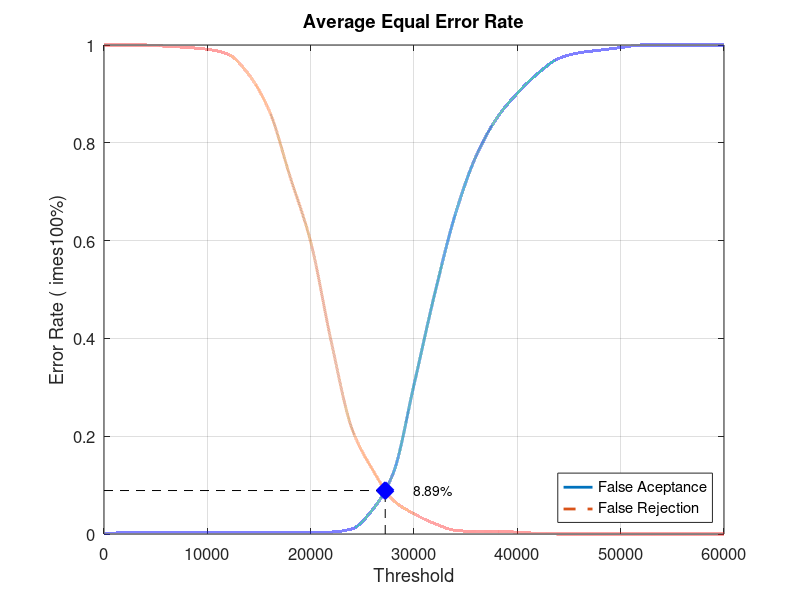
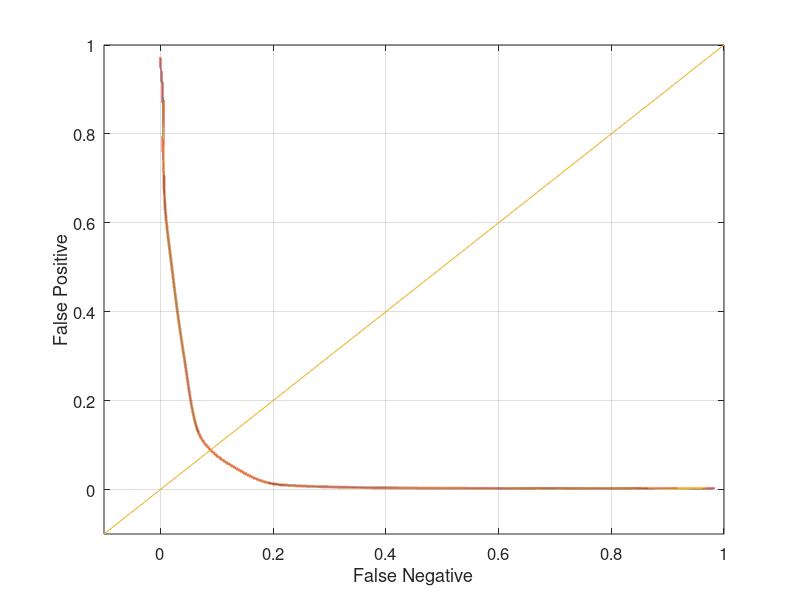

Recreate these plots in MATLAB, in order.
close all;
clear;
clc;
x = 0:2000:60000;
xq = 0:0.5:60000;

y0 = [0 0.00263158 0.00263158 0.00263158 0.00263158 0.00263158 0.00263158 0.00263158 0.00263158 0.00263158 0.00263158 0.00394737 0.0105263 0.05 0.125 0.305263 0.490789 0.653947 0.772368 0.85 0.901316 0.942105 0.972368 0.984211 0.989474 0.994737 1 1 1 1 1]
yy0 = interp1(x, y0, xq, 'pchip');
y1 = [1 1 1 0.9975 0.995 0.99125 0.98125 0.94 0.865 0.73125 0.5975 0.3925 0.215 0.13125 0.06875 0.04125 0.02125 0.0075 0.005 0.005 0.00375 0.00125 0 0 0 0 0 0 0 0 0]
yy1 = interp1(x, y1, xq, 'pchip');

% Calculating EER: 
y2 = abs(y0 - y1);
find(y2 == min(y2))
yy2 = abs(yy0 - yy1);
xEER = find(yy2 == min(yy2));
xEERIndex = xq(xEER) % X-axis EER
yEER = yy0(xEER) % Y-axis EER

main = figure
plot(xq, yy0,'-','LineWidth', 2);	hold on
plot(xq, yy1,'--','LineWidth', 2);	hold on
plot([xEERIndex xEERIndex], [0 yEER], 'k--');	hold on
plot([0 xEERIndex], [yEER yEER], 'k--');	hold on
plot(xEERIndex, yEER, 'bx', 'LineWidth', 10);	hold on
text(xEERIndex + 10 * xEERIndex / 100, yEER, [num2str(round((10000 * yEER)) / 100) '%'])
legend('False Aceptance', 'False Rejection', 'Location', 'SouthEast')
xlabel('Threshold')
ylabel('Error Rate (	imes100%)')
title('Average Equal Error Rate')
set(gca, 'FontSize', 12)
axis([0 60000 0 1])
grid on

print(main, 'Experiment5AverageMain', '-dpng');
FNRxFPR = figure('Color', [1 1 1]);
plot(yy1, yy0, '-', yy1, yy0, 'LineWidth', 2);
hold on
y = -0.1:0.1:1
plot(y, y); 
set(gca, 'FontSize', 12)
xlabel('False Negative')
ylabel('False Positive')
axis([-0.1 1 -0.1 1])
set(gca, 'FontSize', 12)
grid on

print(FNRxFPR, 'Experiment5AverageFNRxFPR','-dpng');
